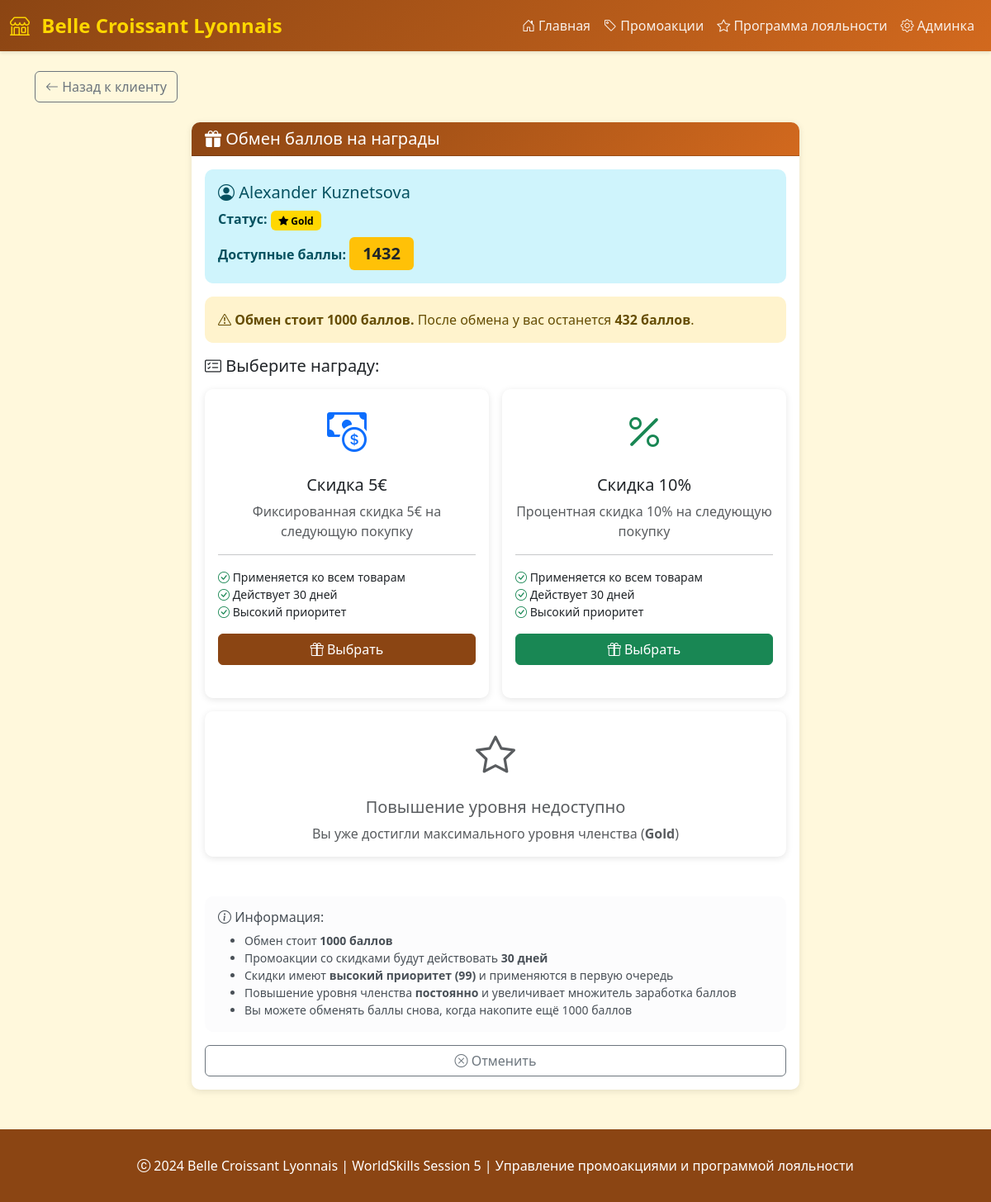
/loyalty/customer/1999/redeem/, run on the app's committed database.
### api_mock/models.py (models this page shows, shortened)
class Customer(models.Model):
    MEMBERSHIP_STATUS_CHOICES = [
        ('Basic', 'Basic'),
        ('Silver', 'Silver'),
        ('Gold', 'Gold'),
    ]
    first_name = models.CharField('Имя', max_length=100)
    last_name = models.CharField('Фамилия', max_length=100)
    email = models.EmailField('Email', unique=True)
    phone = models.CharField('Телефон', max_length=20, blank=True)
    membership_status = models.CharField(
        'Статус членства',
        max_length=20,
        choices=MEMBERSHIP_STATUS_CHOICES,
        default='Basic'
    )
    registration_date = models.DateField('Дата регистрации', auto_now_add=True)
    total_spending = models.DecimalField(
        'Общая сумма покупок',
        max_digits=10,
        decimal_places=2,
        default=0,
        validators=[MinValueValidator(0)]
    )
    class Meta:
        db_table = 'mock_customers'
        verbose_name = 'Клиент (Mock)'
        verbose_name_plural = 'Клиенты (Mock)'
        ordering = ['-id']
    def get_full_name(self):
        return f"{self.first_name} {self.last_name}"

### loyalty/models.py (models this page shows, shortened)
class LoyaltyProgram(models.Model):
    MEMBERSHIP_STATUS_CHOICES = [
        ('Basic', 'Basic'),
        ('Silver', 'Silver'),
        ('Gold', 'Gold'),
    ]
    customer_id = models.IntegerField(
        'ID клиента',
        unique=True,
        primary_key=True
    )
    loyalty_points = models.IntegerField(
        'Баллы лояльности',
        default=0,
        validators=[MinValueValidator(0)]
    )
    membership_status = models.CharField(
        'Статус членства',
        max_length=20,
        choices=MEMBERSHIP_STATUS_CHOICES,
        default='Basic'
    )
    registration_date = models.DateField(
        'Дата регистрации',
        auto_now_add=True
    )
    last_points_calculation = models.DateTimeField(
        'Последний расчёт баллов',
        null=True,
        blank=True
    )
    created_at = models.DateTimeField('Создано', auto_now_add=True)
    updated_at = models.DateTimeField('Обновлено', auto_now=True)
    class Meta:
        db_table = 'loyalty_program'
        verbose_name = 'Программа лояльности'
        verbose_name_plural = 'Программы лояльности'
        ordering = ['-loyalty_points']
    def can_redeem_rewards(self):
        return self.loyalty_points >= 1000
    def get_next_membership_level(self):
        levels = ['Basic', 'Silver', 'Gold']
        current_index = levels.index(self.membership_status)
        if current_index < len(levels) - 1:
            return levels[current_index + 1]
        return None
    def can_upgrade_membership(self):
        return self.get_next_membership_level() is not None

### loyalty/views.py (the view, shortened to what this page needs)
# urls.py: path('customer/<int:customer_id>/redeem/', views.loyalty_redeem_reward, name='redeem'),
def loyalty_redeem_reward(request, customer_id):
    customer = get_object_or_404(Customer, id=customer_id)
    loyalty = get_object_or_404(LoyaltyProgram, customer_id=customer_id)
    if not loyalty.can_redeem_rewards():
        messages.error(request, 'Недостаточно баллов для обмена на награды!')
        return redirect('loyalty:detail', customer_id=customer_id)
    context = {
        'customer': customer,
        'loyalty': loyalty,
    }
    return render(request, 'loyalty/redeem.html', context)

### templates/loyalty/redeem.html (shortened to what this page needs)
{% extends 'base.html' %}
{% block content %}
<div class="mb-4">
    <a href="{% url 'loyalty:detail' customer.id %}" class="btn btn-outline-secondary">
        <i class="bi bi-arrow-left"></i> Назад к клиенту
    </a>
</div>
<div class="row">
    <div class="col-md-8 offset-md-2">
        <div class="card">
            <div class="card-header bg-success text-white">
                <h5 class="mb-0">
                    <i class="bi bi-gift-fill"></i> Обмен баллов на награды
                </h5>
            </div>
            <div class="card-body">
                <div class="alert alert-info">
                    <h5><i class="bi bi-person-circle"></i> {{ customer.get_full_name }}</h5>
                    <p class="mb-2">
                        <strong>Статус:</strong>
                        {% if customer.membership_status == 'Gold' %}
                        <span class="badge" style="background-color: #FFD700; color: #000;">
                            <i class="bi bi-star-fill"></i> Gold
                        </span>
                        {% elif customer.membership_status == 'Silver' %}
                        <span class="badge" style="background-color: #C0C0C0; color: #000;">
                            <i class="bi bi-star-fill"></i> Silver
                        </span>
                        {% else %}
                        <span class="badge bg-secondary">
                            <i class="bi bi-star"></i> Basic
                        </span>
                        {% endif %}
                    </p>
                    <p class="mb-0">
                        <strong>Доступные баллы:</strong>
                        <span class="badge bg-warning text-dark fs-5">{{ loyalty.loyalty_points }}</span>
                    </p>
                </div>
                <div class="alert alert-warning">
                    <i class="bi bi-exclamation-triangle"></i>
                    <strong>Обмен стоит 1000 баллов.</strong> После обмена у вас останется
                    <strong>{{ loyalty.loyalty_points|add:"-1000" }} баллов</strong>.
                </div>
                <h5 class="mb-3"><i class="bi bi-card-checklist"></i> Выберите награду:</h5>
                <form method="post">
                    <div class="row g-3">
                        <div class="col-md-6">
                            <div class="card h-100 border-primary">
                                <div class="card-body text-center">
                                    <div class="mb-3">
                                        <i class="bi bi-cash-coin" style="font-size: 3rem; color: #0d6efd;"></i>
                                    </div>
                                    <h5 class="card-title">Скидка 5€</h5>
                                    <p class="card-text text-muted">
                                        Фиксированная скидка 5€ на следующую покупку
                                    </p>
                                    <hr>
                                    <ul class="list-unstyled text-start small">
                                        <li><i class="bi bi-check-circle text-success"></i> Применяется ко всем товарам</li>
                                        <li><i class="bi bi-check-circle text-success"></i> Действует 30 дней</li>
                                        <li><i class="bi bi-check-circle text-success"></i> Высокий приоритет</li>
                                    </ul>
                                    <button type="submit" name="reward_type" value="fixed_discount"
                                            class="btn btn-primary w-100">
                                        <i class="bi bi-gift"></i> Выбрать
                                    </button>
                                </div>
                            </div>
                        </div>
                        <div class="col-md-6">
                            <div class="card h-100 border-success">
                                <div class="card-body text-center">
                                    <div class="mb-3">
                                        <i class="bi bi-percent" style="font-size: 3rem; color: #198754;"></i>
                                    </div>
                                    <h5 class="card-title">Скидка 10%</h5>
                                    <p class="card-text text-muted">
                                        Процентная скидка 10% на следующую покупку
                                    </p>
                                    <hr>
                                    <ul class="list-unstyled text-start small">
                                        <li><i class="bi bi-check-circle text-success"></i> Применяется ко всем товарам</li>
                                        <li><i class="bi bi-check-circle text-success"></i> Действует 30 дней</li>
                                        <li><i class="bi bi-check-circle text-success"></i> Высокий приоритет</li>
                                    </ul>
                                    <button type="submit" name="reward_type" value="percentage_discount"
                                            class="btn btn-success w-100">
                                        <i class="bi bi-gift"></i> Выбрать
                                    </button>
                                </div>
                            </div>
                        </div>
                        {% if loyalty.can_upgrade_membership %}
                        <div class="col-md-12">
                            <div class="card border-warning">
                                <div class="card-body text-center">
                                    <div class="mb-3">
                                        <i class="bi bi-arrow-up-circle-fill" style="font-size: 3rem; color: #ffc107;"></i>
                                    </div>
                                    <h5 class="card-title">Повышение уровня членства</h5>
                                    <p class="card-text text-muted">
                                        Повысьте свой статус с <strong>{{ loyalty.membership_status }}</strong>
                                        до <strong>{{ loyalty.get_next_membership_level }}</strong>
                                    </p>
                                    <hr>
                                    <ul class="list-unstyled small">
                                        <li><i class="bi bi-check-circle text-success"></i> Увеличенный множитель баллов</li>
                                        <li><i class="bi bi-check-circle text-success"></i> Дополнительные привилегии</li>
                                        <li><i class="bi bi-check-circle text-success"></i> Навсегда</li>
                                    </ul>
                                    <button type="submit" name="reward_type" value="membership_upgrade"
                                            class="btn btn-warning w-100">
                                        <i class="bi bi-star-fill"></i> Повысить статус до {{ loyalty.get_next_membership_level }}
                                    </button>
                                </div>
                            </div>
                        </div>
                        {% else %}
                        <div class="col-md-12">
                            <div class="card border-secondary">
                                <div class="card-body text-center text-muted">
                                    <i class="bi bi-star" style="font-size: 3rem;"></i>
                                    <h5 class="card-title mt-3">Повышение уровня недоступно</h5>
                                    <p class="card-text">
                                        Вы уже достигли максимального уровня членства (<strong>{{ loyalty.membership_status }}</strong>)
                                    </p>
                                </div>
                            </div>
                        </div>
                        {% endif %}
                    </div>
                </form>
                <div class="alert alert-light mt-4">
                    <h6><i class="bi bi-info-circle"></i> Информация:</h6>
                    <ul class="mb-0 small">
                        <li>Обмен стоит <strong>1000 баллов</strong></li>
                        <li>Промоакции со скидками будут действовать <strong>30 дней</strong></li>
                        <li>Скидки имеют <strong>высокий приоритет (99)</strong> и применяются в первую очередь</li>
                        <li>Повышение уровня членства <strong>постоянно</strong> и увеличивает множитель заработка баллов</li>
                        <li>Вы можете обменять баллы снова, когда накопите ещё 1000 баллов</li>
                    </ul>
                </div>
                <div class="d-grid gap-2 mt-3">
                    <a href="{% url 'loyalty:detail' customer.id %}" class="btn btn-outline-secondary">
                        <i class="bi bi-x-circle"></i> Отменить
                    </a>
                </div>
            </div>
        </div>
    </div>
</div>
{% endblock %}

### templates/base.html (style rules this page uses)
:root { --primary-color: #8B4513; --secondary-color: #D2691E; --accent-color: #FFD700; --background-color: #FFF8DC; }
body { font-family: 'Segoe UI', Tahoma, Geneva, Verdana, sans-serif; background-color: var(--background-color); }
.card { border: none; box-shadow: 0 2px 8px rgba(0,0,0,0.1); border-radius: 10px; margin-bottom: 1.5rem; }
.card-header { background: linear-gradient(135deg, var(--primary-color), var(--secondary-color)); color: white; font-weight: bold; border-radius: 10px 10px 0 0 !important; }
.btn-primary { background-color: var(--primary-color); border-color: var(--primary-color); }
.badge { padding: 0.5em 0.8em; }
.alert { border-radius: 10px; border: none; }

### data on the page
Customer: get_full_name "Alexander Kuznetsova"
LoyaltyProgram: loyalty_points "1432", loyalty_points|add "432", membership_status "Gold"
